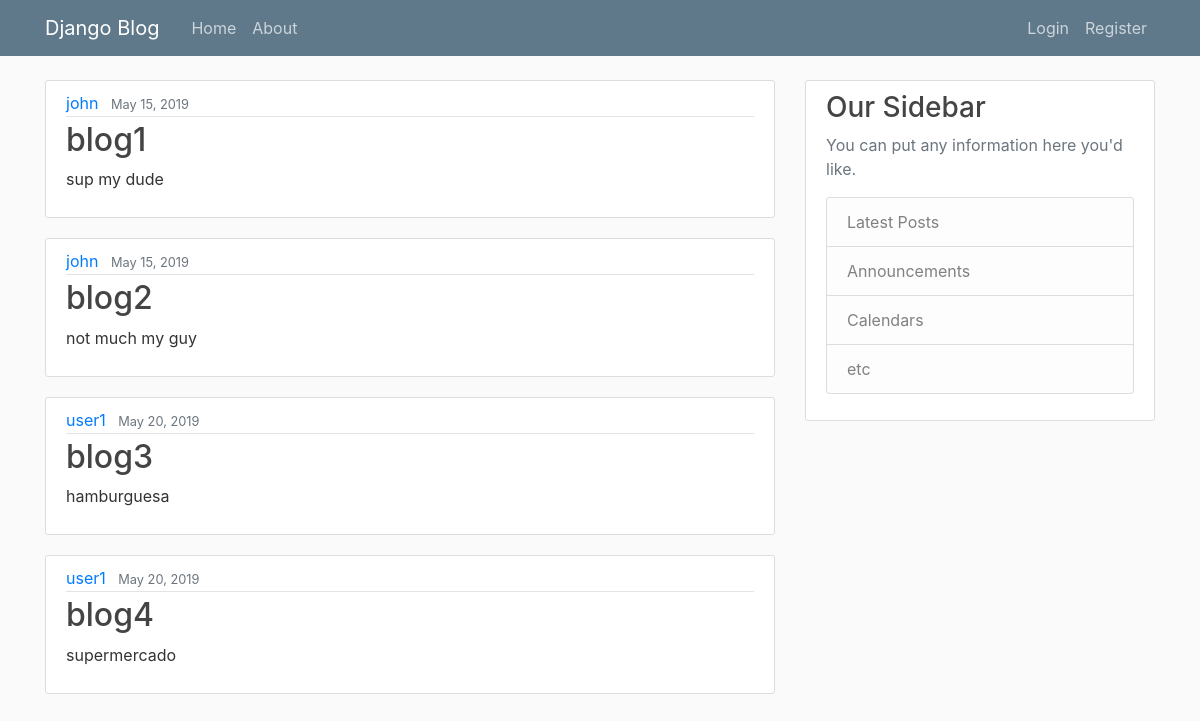
The page / on the database its author committed.
### a1/models.py (models this page shows, shortened)
class Post(models.Model):
	title=models.CharField(max_length=100)
	content=models.TextField()
	date_posted=models.DateTimeField(default=timezone.now)
	author=models.ForeignKey(User, on_delete=models.CASCADE)

### a1/views.py (the view)
# urls.py: path('', views.home, name='a1-home'),
def home(request):
	context = {
		'posts':Post.objects.all()
	}
	return render(request, 'a1/home.html', context)

### a1/templates/a1/home.html
{% extends "a1/base.html" %}
{% block content %}
	{% for post in posts %}
		<article class="media content-section">
		  <div class="media-body">
			<div class="article-metadata">
			  <a class="mr-2" href="#">{{ post.author }}</a>
			  <small class="text-muted">{{ post.date_posted|date:"F d, Y" }}</small>
			</div>
			<h2><a class="article-title" href="#">{{ post.title }}</a></h2>
			<p class="article-content">{{ post.content }}</p>
		  </div>
		</article>
	{% endfor %}
{% endblock content %}

### a1/static/a1/main.css (style rules this page uses)
body { background: #fafafa; color: #333333; margin-top: 5rem; }
h1, h2, h3, h4, h5, h6 { color: #444444; }
.content-section { background: #ffffff; padding: 10px 20px; border: 1px solid #dddddd; border-radius: 3px; margin-bottom: 20px; }
.article-title { color: #444444; }
.article-content { white-space: pre-line; }
.article-metadata { padding-bottom: 1px; margin-bottom: 4px; border-bottom: 1px solid #e3e3e3 }

### rows shown on the page
Post: author "john", date_posted "May 15, 2019", title "blog1", content "sup my dude"
Post: author "john", date_posted "May 15, 2019", title "blog2", content "not much my guy"
Post: author "user1", date_posted "May 20, 2019", title "blog3", content "hamburguesa"
Post: author "user1", date_posted "May 20, 2019", title "blog4", content "supermercado"
